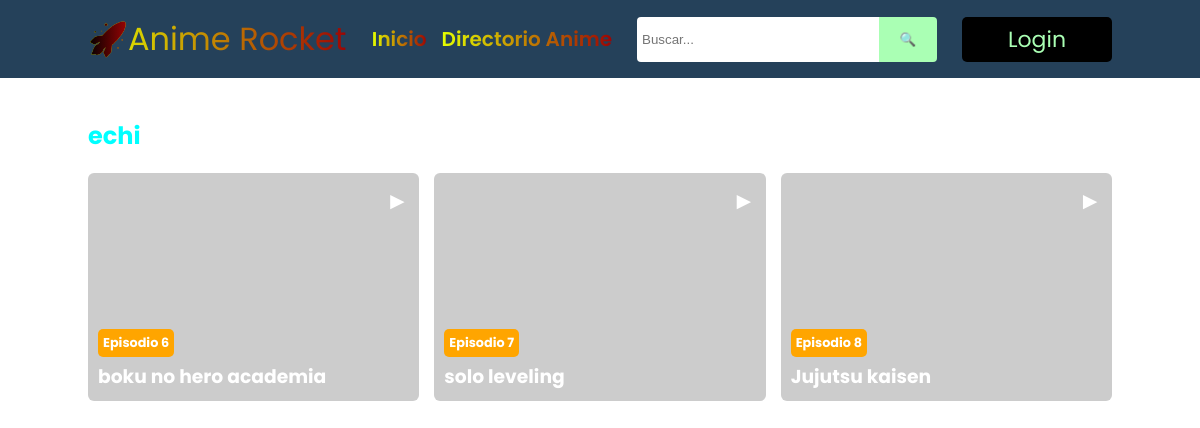
Screenshot of /categorias.php?id=3 with the database file from the repository.
### tables this page shows
CREATE TABLE `rv_categoria` (
  `id` int(11) NOT NULL,
  `categoria` varchar(50) NOT NULL
);

CREATE TABLE `videos` (
  `id` int(11) NOT NULL,
  `capitulo` varchar(55) NOT NULL,
  `thumbnail` varchar(255) NOT NULL,
  `archivo` varchar(255) NOT NULL,
  `categoria` varchar(11) NOT NULL,
  `anime` int(4) NOT NULL,
  `fecha_insercion` date NOT NULL,
  `fecha_publicacion` timestamp NOT NULL DEFAULT current_timestamp() ON UPDATE current_timestamp(),
  `orden` int(4) NOT NULL,
  `v_status` decimal(5,0) NOT NULL,
  `tipo` float NOT NULL
);

### config/categorias.php (called while the page is built, shortened)
<?php
class categorias extends mysqli
{
    public function get_data(){
        $consulta = "SELECT * FROM rv_categoria";
        $query=$this->query($consulta);
        return $query;
    }
    public function get_categoria(){
        $consulta = "SELECT * FROM videos WHERE categoria ";
        $query = $this->query($consulta);
        return $query;
    }
}
?>

### categorias.php (the view, shortened to what this page needs)
<!DOCTYPE html>
<html lang="es-MX">
<head>
  <link rel="stylesheet" href="css/styles.css">
</head>
<body>
    <?php
    require_once 'config/categorias.php';
    $categorias= new categorias("localhost","root","","anime_rocket");
    $categories = $categorias->get_data();
    foreach ($categories as $key => $value) {
      ?>
        <li><a class="catego" href="categorias.php?id=<?php echo $value['id'];?>"><?php echo $value["categoria"];?></a></li>
      <?php
    }
    ?>
  <header>
    <div class="header">
    <div class="logo"><a href="#" id="togglesidebar">🚀</a>Anime Rocket</div>
      <nav>
        <ul>
          <li><a href="index.php" class="inici">Inicio</a></li>
          <li><a href="directorio.php" class="directo">Directorio Anime</a></li>
        </ul>
        <div id="search">
         <form action= "index.php" method= "POST">
          <input type="text" placeholder="Buscar..." name="texto">
          <input type="submit" name="search" value="🔍">
       </form>
      </div>
        <a href="admin/index.html" class="login">Login</a>
      </nav>
    </div>
  </header>
<section id="main">
<h1 href="categorias.php?id=<?php echo $value['id'];?>"><?php echo $value["categoria"];?></h1>
  <div class="episodes">
  <?php
require_once 'config/categorias.php';
$categorias = new categorias("localhost", "root", "", "anime_rocket");
$id = $_GET['id'] ?? 0;
$categories = $categorias->get_categoria();
foreach ($categories as $key => $value) {
    if ($value['categoria'] == $id) {
        ?>
        <div class="episode">
            <p class="icon">►</p>
            <img src="<?php echo $value['thumbnail']; ?>" alt="">
            <div class="episode_description">
                <p class="episode_number"><?php echo 'Episodio ' . $value['id']; ?></p>
                <h3 class="episode_title"><?php echo $value['capitulo']; ?></h3>
            </div>
        </div>
        <?php
    }
}
?>
</section>
</body>
</html>

### css/styles.css (style rules this page uses)
* { margin: 0; padding: 0; }
body { font-family: 'Poppins', sans-serif; height: 150vh; background-image: url(../img/cometaa.jpg); background-position: center; background-repeat: no-repeat; background-size: cover; color: #fff; }
#togglesidebar { background-image: linear-gradient(to right, #000000, #9d0404); background-clip: text; -webkit-background-clip: text; color: transparent; }
header { background: #25415a; padding: 15px 0; width: 100%; }
.inici { font-size: 20px; font-weight: 600; background-image: linear-gradient(to right, #e5ff00, #9d0404); background-clip: text; -webkit-background-clip: text; color: transparent; }
.directo { font-size: 20px; font-weight: 600; background-image: linear-gradient(to right, #e5ff00, #9d0404); background-clip: text; -webkit-background-clip: text; color: transparent; }
.header { display: flex; max-width: 1024px; margin: auto; align-items: center; justify-content: space-between; }
.logo { font-size: 2rem; background-image: linear-gradient(to right, #e5ff00, #9d0404); background-clip: text; -webkit-background-clip: text; color: transparent; }
nav { display: flex; gap: 25px; }
nav ul { list-style: none; display: flex; align-items: center; gap: 15px; }
nav ul a { text-decoration: none; color: #aaffb4; font-size: 17px; font-weight: 500; display: block; transition: all 0.5s ease; }
#search form { display: flex; align-items: center; width: 300px; }
#search form input { width: 80%; height: 35px; padding: 5px; border: none; border-radius: 4px 0 0 4px; }
#search form input[type='submit'] { width: 20%; height: 45px; background-color: #aaffb4; border: none; border-radius: 0 4px 4px 0; }
.login { display: flex; justify-content: center; align-items: center; width: 150px; background: black; border-radius: 5px; text-decoration: none; color: #aaffb4;; font-size: 22px; text-align: center; transition: all 0.5s ease; }
#main { max-width: 1024px; margin: 40px auto; }
.episodes { display: grid; grid-template-columns: repeat(3, 1fr); gap: 15px; margin-top: 20px; }
.episode { position: relative; overflow: hidden; border-radius: 6px; cursor: pointer; }
.episode img { width: 100%; height: 100%; object-fit: cover; transition: all 0.5s ease-in-out; }
.icon { color: #fff; font-size: 1.5rem; position: absolute; top: 10px; right: 10px; }
.episode_description { position: absolute; bottom: 10px; left: 10px; color: #fff; }
.episode_number { background: orange; font-size: 0.8rem; font-weight: bold; width: auto; padding: 5px; border-radius: 5px; display: inline-block; margin-bottom: 5px; }
h1 { color:aqua; }

### rows the page displays
rv_categoria: categoria "echi"
videos: id "6", capitulo "boku no hero academia"
videos: id "7", capitulo "solo leveling"
videos: id "8", capitulo "Jujutsu kaisen"
